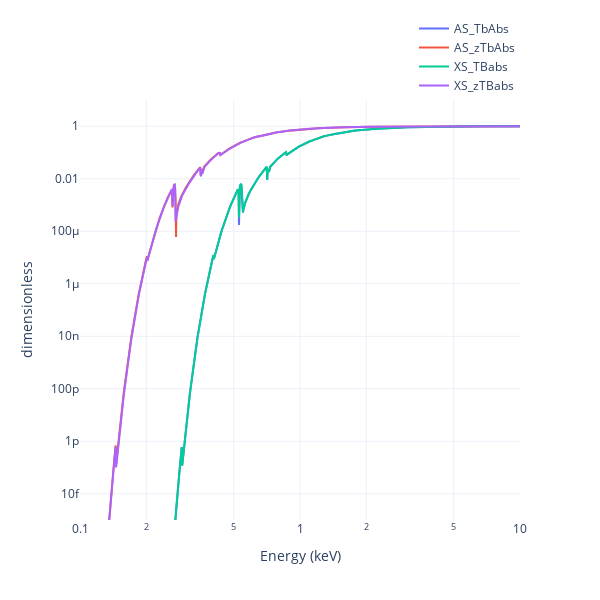

Notebook code cell kept with this figure:
### Code cell
earr = np.logspace(-1, 1, 1000)

modelplot = Plot.model(ploter='plotly', style='NoU', post=False, yrange=[1e-15, 1e1])
modelplot.add_model(as_tbabs_ins, E=earr)
modelplot.add_model(as_ztbabs_ins, E=earr)
modelplot.add_model(xs_tbabs_ins, E=earr)
modelplot.add_model(xs_ztbabs_ins, E=earr)
fig = modelplot.get_fig()

### Figure 1 — Plotly figure (JSON) as saved in the notebook; plotly's stock layout.template omitted (floating-point values rounded to 4 significant figures; data arrays with more than 128 entries replaced by an {"elided": "..."} marker saying what was removed)
{"data": [{"line": {"color": "#636EFA", "width": 2}, "mode": "lines", "name": "AS_TbAbs", "showlegend": true, "type": "scatter", "x": {"elided": "1000 float values"}, "y": {"elided": "1000 float values"}}, {"line": {"color": "#EF553B", "width": 2}, "mode": "lines", "name": "AS_zTbAbs", "showlegend": true, "type": "scatter", "x": {"elided": "1000 float values"}, "y": {"elided": "1000 float values"}}, {"line": {"color": "#00CC96", "width": 2}, "mode": "lines", "name": "XS_TBabs", "showlegend": true, "type": "scatter", "x": {"elided": "1000 float values"}, "y": {"elided": "1000 float values"}}, {"line": {"color": "#AB63FA", "width": 2}, "mode": "lines", "name": "XS_zTBabs", "showlegend": true, "type": "scatter", "x": {"elided": "1000 float values"}, "y": {"elided": "1000 float values"}}], "layout": {"height": 600, "legend": {"x": 1, "xanchor": "right", "y": 1, "yanchor": "bottom"}, "width": 600, "xaxis": {"title": {"text": "Energy (keV)"}, "type": "log"}, "yaxis": {"range": [-15, 1], "title": {"text": "dimensionless"}, "type": "log"}}}
